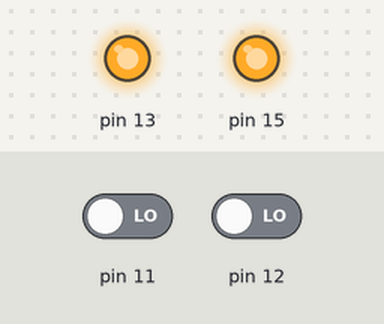
Simulated run of this program. Board: Raspberry Pi (header pin numbers). On the bench: output pins drawn as LEDs (lit = HIGH). The inputs (shaded band) are chosen by the test bench; at power-on: pin 11 LOW, pin 12 LOW. What the program prints to the terminal is not drawn.

Above: at 1.2 s.
1.3 s: pin 11 driven HIGH
At 1.9 s:
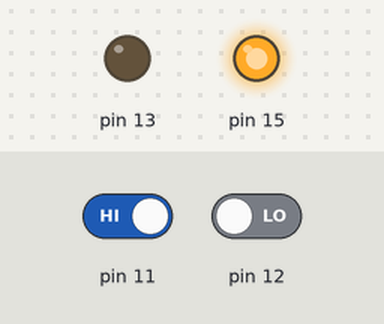
2.8 s: pin 12 driven HIGH
At 4.0 s:
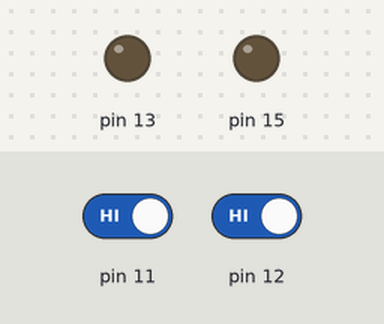
4.3 s: pin 11 driven LOW
At 5.4 s:
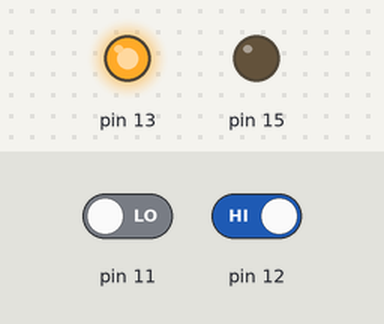
5.8 s: pin 12 driven LOW
At 6.5 s:
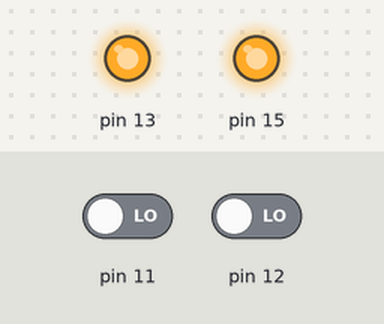
Timing chart, 0 to 8.3 s (numbered marks = the images above; inputs shaded):
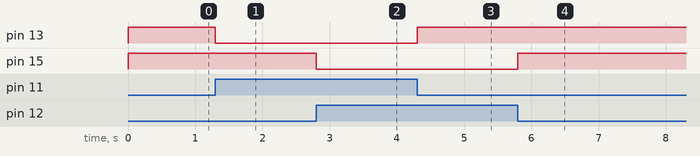

The program:

inout.py
```python
import RPi.GPIO as GPIO

def main():
    try:
        cleanup()
        setup()
        driver_loop()
    except KeyboardInterrupt:
        print 'Got KeyboardInterrupt'
    finally:
        print 'Cleaning up...'
        cleanup()

def cleanup():
    GPIO.cleanup()

def setup():
    GPIO.setmode(GPIO.BOARD)
    #GPIO.setwarnings(False)

    GPIO.setup(11, GPIO.IN)
    GPIO.setup(12, GPIO.IN)

    GPIO.setup(13, GPIO.OUT)
    GPIO.setup(15, GPIO.OUT)

def driver_loop():
    print 'Entering driver loop'
    while True:
        if GPIO.input(11):
            GPIO.output(13, False)
        else:
            GPIO.output(13, True)

        if GPIO.input(12):
            GPIO.output(15, False)
        else:
            GPIO.output(15, True)

if __name__ == '__main__':
    main()
```

Measured:
- after the input at 1.3 s, pin 13: HIGH → LOW at once
- after the input at 2.8 s, pin 15: HIGH → LOW at once
- after the input at 4.3 s, pin 13: LOW → HIGH at once
- after the input at 5.8 s, pin 15: LOW → HIGH at once
